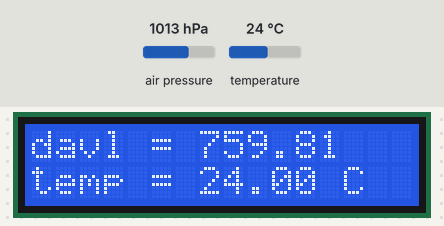
Simulated run of this sketch. Board: Arduino Uno, built with avr-gcc and run on an emulated ATmega328P. On the bench: 16×2 character LCD. The inputs (shaded band) are chosen by the test bench; at power-on: air pressure 1013 hPa, temperature 24 °C.

Above: at 1.2 s.
1.3 s: air pressure set to 952 hPa
At 3.3 s:
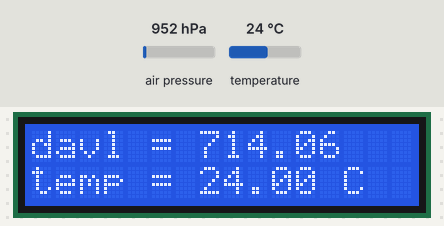
4.0 s: temperature set to 12 °C
At 4.8 s:
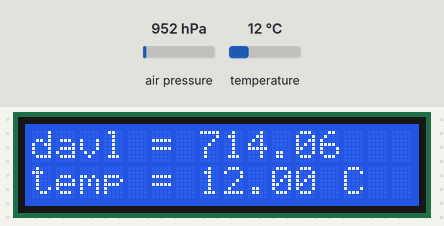
6.7 s: air pressure set to 975 hPa
At 9.0 s:
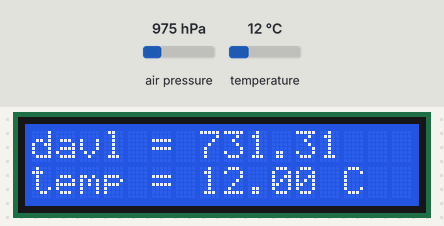
9.7 s: temperature set to 19 °C
At 10.6 s:
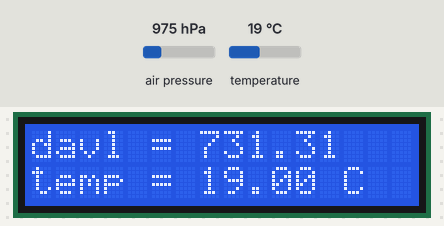
Timing chart, 0 to 12.7 s (numbered marks = the images above; inputs shaded):
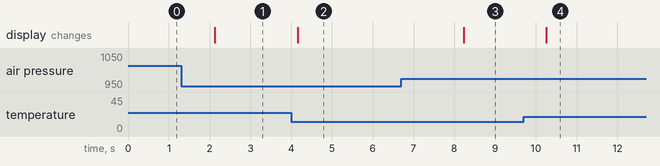

The sketch:

11_2_bmp-metio-stancia.ino
```cpp
#include <LiquidCrystal_I2C.h>
#include <Wire.h>
#include <Adafruit_Sensor.h>
#include <Adafruit_BMP280.h>

LiquidCrystal_I2C lcd(0x27, 16, 2); // іноді адреса 0x27
Adafruit_BMP280 bme(10);

void setup() {
  lcd.init();
  lcd.backlight();

  if (!bme.begin()) { // іноді 0x77
    lcd.print("BMP280 ERROR");
    while (1);
  }
}

void loop() {
  lcd.clear();

  lcd.setCursor(0, 0);
  lcd.print("davl = ");
  lcd.print(bme.readPressure() / 133.322); // мм рт. ст.

  lcd.setCursor(0, 1);
  lcd.print("temp = ");
  lcd.print(bme.readTemperature());
  lcd.print(" C");

  delay(2000);
}
```

Measured:
- after the input at 1.3 s, the display: changes after 0.83 s (image 1)
- after the input at 4.0 s, the display: changes after 0.16 s (image 2)
- after the input at 6.7 s, the display: changes after 1.5 s (image 3)
- after the input at 9.7 s, the display: changes after 0.56 s (image 4)
